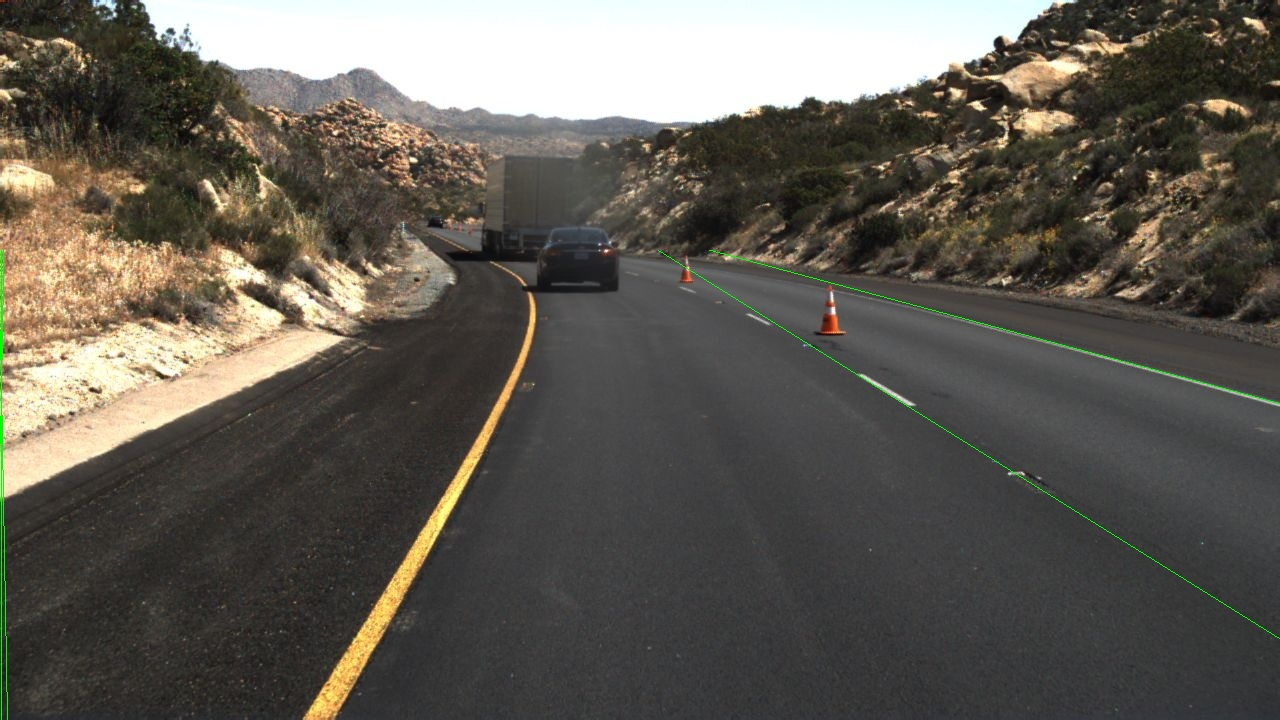
//> input picture result/clips/0531/1492628791892679406/20.jpg, 1280 x 720 px
$ ./LaneDetection   (built with g++ and OpenCV 4)
//> lines starting //> are read from the running program, lines starting //| are printed output that depends on the picture; after the words box and inside, x2 and y2 are one past the last pixel; in counts of white or black regions, pixels touching at a corner belong together
#include<opencv2/opencv.hpp>
#include<iostream>
#include<cmath>
#include<fstream>
using namespace std;
using namespace cv;
#define PI 3.1416
#define min(a,b) (a<b?a:b)

//CheckMode: 0代表去除黑区域，1代表去除白区域; NeihborMode：0代表4邻域，1代表8邻域;
void RemoveSmallRegion(Mat& Src, Mat& Dst, int AreaLimit, int CheckMode, int NeihborMode)
{
	int RemoveCount = 0;       //记录除去的个数
	//记录每个像素点检验状态的标签，0代表未检查，1代表正在检查,2代表检查不合格（需要反转颜色），3代表检查合格或不需检查
	Mat Pointlabel = Mat::zeros(Src.size(), CV_8UC1);

	if (CheckMode == 1)
	{
		cout << "Mode: 去除小区域. ";
		for (int i = 0; i < Src.rows; ++i)
		{
			uchar* iData = Src.ptr<uchar>(i);
			uchar* iLabel = Pointlabel.ptr<uchar>(i);
			for (int j = 0; j < Src.cols; ++j)
			{
				if (iData[j] < 10)
				{
					iLabel[j] = 3;
				}
			}
		}
	}
	else
	{
		cout << "Mode: 去除孔洞. ";
		for (int i = 0; i < Src.rows; ++i)
		{
			uchar* iData = Src.ptr<uchar>(i);
			uchar* iLabel = Pointlabel.ptr<uchar>(i);
			for (int j = 0; j < Src.cols; ++j)
			{
				if (iData[j] > 10)
				{
					iLabel[j] = 3;
				}
			}
		}
	}

	vector<Point2i> NeihborPos;  //记录邻域点位置
	NeihborPos.push_back(Point2i(-1, 0));
	NeihborPos.push_back(Point2i(1, 0));
	NeihborPos.push_back(Point2i(0, -1));
	NeihborPos.push_back(Point2i(0, 1));
	if (NeihborMode == 1)
	{
		cout << "Neighbor mode: 8邻域." << endl;
		NeihborPos.push_back(Point2i(-1, -1));
		NeihborPos.push_back(Point2i(-1, 1));
		NeihborPos.push_back(Point2i(1, -1));
		NeihborPos.push_back(Point2i(1, 1));
	}
	else cout << "Neighbor mode: 4邻域." << endl;
	int NeihborCount = 4 + 4 * NeihborMode;
	int CurrX = 0, CurrY = 0;
	//开始检测
	for (int i = 0; i < Src.rows; ++i)
	{
		uchar* iLabel = Pointlabel.ptr<uchar>(i);
		for (int j = 0; j < Src.cols; ++j)
		{
			if (iLabel[j] == 0)
			{
				//********开始该点处的检查**********
				vector<Point2i> GrowBuffer;                                      //堆栈，用于存储生长点
				GrowBuffer.push_back(Point2i(j, i));
				Pointlabel.at<uchar>(i, j) = 1;
				int CheckResult = 0;                                               //用于判断结果（是否超出大小），0为未超出，1为超出

				for (int z = 0; z < GrowBuffer.size(); z++)
				{

					for (int q = 0; q < NeihborCount; q++)                                      //检查四个邻域点
					{
						CurrX = GrowBuffer.at(z).x + NeihborPos.at(q).x;
						CurrY = GrowBuffer.at(z).y + NeihborPos.at(q).y;
						if (CurrX >= 0 && CurrX < Src.cols && CurrY >= 0 && CurrY < Src.rows)  //防止越界
						{
							if (Pointlabel.at<uchar>(CurrY, CurrX) == 0)
							{
								GrowBuffer.push_back(Point2i(CurrX, CurrY));  //邻域点加入buffer
								Pointlabel.at<uchar>(CurrY, CurrX) = 1;           //更新邻域点的检查标签，避免重复检查
							}
						}
					}

				}
				if (GrowBuffer.size() > AreaLimit) CheckResult = 2;                 //判断结果（是否超出限定的大小），1为未超出，2为超出
				else { CheckResult = 1;   RemoveCount++; }
				for (int z = 0; z < GrowBuffer.size(); z++)                         //更新Label记录
				{
					CurrX = GrowBuffer.at(z).x;
					CurrY = GrowBuffer.at(z).y;
					Pointlabel.at<uchar>(CurrY, CurrX) += CheckResult;
				}


			}
		}
	}

	CheckMode = 255 * (1 - CheckMode);
	//开始反转面积过小的区域
	for (int i = 0; i < Src.rows; ++i)
	{
		uchar* iData = Src.ptr<uchar>(i);
		uchar* iDstData = Dst.ptr<uchar>(i);
		uchar* iLabel = Pointlabel.ptr<uchar>(i);
		for (int j = 0; j < Src.cols; ++j)
		{
			if (iLabel[j] == 2)
			{
				iDstData[j] = CheckMode;
			}
			else if (iLabel[j] == 3)
			{
				iDstData[j] = iData[j];
			}
		}
	}
	Pointlabel.release();
	cout << RemoveCount << " objects removed." << endl;
}

void myGaus2Binary(cv::Mat& src, cv::Mat& dst)
{
	if (!src.data) return;
	cv::Mat temp(src.size(), src.type());
	for (int i = 0; i < src.rows; i++)
	{
		for (int j = 0; j < src.cols; j++)
		{
			if (i >= 0 && i <= 350)
			{
				temp.at<uchar>(i, j) = 0;
			}
			else
			{
				if(src.at<uchar>(i, j) > 150 && src.at<uchar>(i, j) < 255)
				{
					temp.at<uchar>(i, j) = 255;
				}
				else
					temp.at<uchar>(i, j) = 0;
			}
		}
	}
	temp.copyTo(dst);
	temp.release();
}

void myRGB2GRAY(cv::Mat& src, cv::Mat& gray, int width, int height)
{
	vector<cv::Mat> channels;
	cv::split(src, channels);
	cv::Mat red, green, blue;
	blue = channels.at(0);
	green = channels.at(1);
	red = channels.at(2);

	for (int i = 0; i < height; i++)
	{
		for (int j = 0; j < width; j++)
		{
			gray.at<uchar>(i, j) = blue.at<uchar>(i, j) * 0.1140 + green.at<uchar>(i, j) * 0.5870 + red.at<uchar>(i, j) * 0.2989;
		}
	}
	//cv::imshow("gray image", gray_img);
	red.release();
	green.release();
	blue.release();
}

void myHist(cv::Mat& src, cv::Mat& dst)
{
	int height, width = 0;
	height = src.rows;
	width = src.cols;
	int gray[256] = { 0 };  //记录每个灰度级别下的像素个数
	double gray_prob[256] = { 0 };  //记录灰度分布密度
	double gray_distribution[256] = { 0 };  //记录累计密度
	int gray_new[256] = { 0 };  //均衡化后的灰度值
	int value;
	int sum = width * height;
	//统计每个灰度下的像素个数
	for (int i = 0; i < height; i++)
	{
		uchar* p = src.ptr<uchar>(i);
		for (int j = 0; j < width; j++)
		{
			value = p[j];
			gray[value]++;
		}
	}

	//统计灰度频率
	for (int i = 0; i < 256; i++)
	{
		gray_prob[i] = ((double)gray[i] / sum);
	}

	//计算累计密度
	gray_distribution[0] = gray_prob[0];
	for (int i = 1; i < 256; i++)
	{
		gray_distribution[i] = gray_prob[i] + gray_distribution[i - 1];
	}

	//重新计算均衡化后的灰度值，四舍五入
	for (int i = 0; i < 256; i++)
	{
		gray_new[i] = round(gray_distribution[i] * 255);
	}
	for (int i = 0; i < width; i++)
	{
		uchar* p = dst.ptr<uchar>(i);
		for (int j = 0; j < height; j++)
		{
			p[j] = gray_new[p[j]];
		}
	}
	src.copyTo(dst);
	src.release();
}

double** getGuassionArray(int size, double sigma) {
	int i, j;
	double sum = 0.0;
	int center = size; //以第一个点的坐标为原点，求出中心点的坐标

	double** arr = new double* [size];//建立一个size*size大小的二维数组
	for (i = 0; i < size; ++i)
		arr[i] = new double[size];

	for (i = 0; i < size; ++i)
		for (j = 0; j < size; ++j) {
			arr[i][j] = exp(-((i - center) * (i - center) + (j - center) * (j - center)) / (sigma * sigma * 2));
			sum += arr[i][j];
		}
	for (i = 0; i < size; ++i)
		for (j = 0; j < size; ++j)
			arr[i][j] /= sum;
	return arr;
}

void myGaussian(cv::Mat& src, cv::Mat& dst, int ksize, int sigma)
{
	if (!src.data) return;
	double** arr;
	cv::Mat temp(src.size(), src.type());
	for (int i = 0; i < src.rows; ++i)
		for (int j = 0; j < src.cols; ++j) {
			//边缘不进行处理
			if ((i - 1) > 0 && (i + 1) < src.rows && (j - 1) > 0 && (j + 1) < src.cols) {
				//输入 size & sigma
				arr = getGuassionArray(ksize, sigma);
				temp.at<uchar>(i, j) = 0;
				for (int x = 0; x < 3; ++x) {
					for (int y = 0; y < 3; ++y) {
						temp.at<uchar>(i, j) += arr[x][y] * src.at<uchar>(i + 1 - x, j + 1 - y);
					}
				}
			}
		}
	temp.copyTo(dst);
	temp.release();
}

void myCloseOp(cv::Mat& src, cv::Mat& dst)
{
	Mat temp = Mat::zeros(src.size(), CV_8UC1);
	src.copyTo(temp);
	int height_B = 2;
	int width_B = 2;
	int height = src.rows;
	int width = src.cols;
	int flag = 0;
	//先膨胀
	src.copyTo(temp);
	for (int i = 0; i < height; i++)
	{
		for (int j = 0; j < width; j++)
		{
			flag = 1;
			for (int m = i - height_B / 2; m < i + height_B / 2 + 1; m++)
			{
				for (int n = j - width_B / 2; n < j + width_B / 2 + 1; n++)
				{
					if (m < 0 || n < 0 || m >= height || n >= width) continue;
					//自身及领域中若有一个为0
					//则将该点设为0
					if (temp.at<uchar>(i, j) != 0 || temp.at<uchar>(m, n) != 0)
					{
						flag = 0;
						break;
					}
				}
				if (flag == 0)
				{
					break;
				}
			}
			if (flag == 0)
			{
				src.at<uchar>(i, j) = 255;
			}
			else
			{
				src.at<uchar>(i, j) = 0;
			}
		}
	}
	//再腐蚀
	height_B = 1;
	width_B = 1;
	//对于每一个kernel，如果全是白色，则将白色全部变为黑色
	for (int i = 250; i < height - height_B / 2; i++)
	{
		for (int j = width_B / 2; j < width - width_B / 2; j++)
		{
			flag = 0;
			for (int m = i - height_B / 2; m < i + height_B / 2 + 1; m++)
			{
				for (int n = j - width_B / 2; n < j + width_B/2 + 1; n++)
				{
					if(temp.at<uchar>(i, j) == 255 && temp.at<uchar>(m, n) == 255)
					{
						flag = 1;
						continue;
					}
					//有一个不等于255
					else if (temp.at<uchar>(i, j) ==255 && temp.at<uchar>(m, n) == 0)
					{
						flag = 3;
						break;
					}
				}
				if(flag == 3)
				{
					break;
				}
			}
			if (flag == 1)
			{
				for (int n = j - width_B; n < j + width_B; n++)
				{
					src.at<uchar>(i, j) = 0;
				}
			}
			else if(flag == 3)
			{
				src.at<uchar>(i, j) = 255;
			}
		}
	}
	src.copyTo(dst);
}


//求九个数的中值
uchar Median(uchar n1, uchar n2, uchar n3, uchar n4, uchar n5,
	uchar n6, uchar n7, uchar n8, uchar n9) {
	uchar arr[9];
	arr[0] = n1;
	arr[1] = n2;
	arr[2] = n3;
	arr[3] = n4;
	arr[4] = n5;
	arr[5] = n6;
	arr[6] = n7;
	arr[7] = n8;
	arr[8] = n9;
	for (int gap = 9 / 2; gap > 0; gap /= 2)//希尔排序
		for (int i = gap; i < 9; ++i)
			for (int j = i - gap; j >= 0 && arr[j] > arr[j + gap]; j -= gap)
				swap(arr[j], arr[j + gap]);
	return arr[4];//返回中值
}

//中值滤波函数
void MedianFlitering(const Mat& src, Mat& dst)
{
	if (!src.data)return;
	Mat _dst(src.size(), src.type());
	for (int i = 0; i < src.rows; ++i)
		for (int j = 0; j < src.cols; ++j) {
			if ((i - 1) > 0 && (i + 1) < src.rows && (j - 1) > 0 && (j + 1) < src.cols) {
				_dst.at<uchar>(i, j) = Median(src.at<uchar>(i, j), src.at<uchar>(i + 1, j + 1),
					src.at<uchar>(i + 1, j), src.at<uchar>(i, j + 1), src.at<uchar>(i + 1, j - 1),
					src.at<uchar>(i - 1, j + 1), src.at<uchar>(i - 1, j), src.at<uchar>(i, j - 1),
					src.at<uchar>(i - 1, j - 1));
			}
			else
				_dst.at<uchar>(i, j) = src.at<uchar>(i, j);
		}
	_dst.copyTo(dst);
	_dst.release();
}


std::vector<int> hough_line_detect(cv::Mat img, int threshold)
{
	int row, col;
	int i, k;
	//参数空间的参数极角angle(角度)，极径p;
	int angle, p;

	//累加器
	int** socboard;
	int* buf;
	int w, h;
	w = img.cols;
	h = img.rows;
	int Size;
	int offset;
	std::vector<int> lines;
	//申请累加器空间并初始化
	Size = w * w + h * h;
	Size = 2 * sqrt(Size) + 100;
	offset = Size / 2;
	cout << "offset: " << offset << endl;
	socboard = (int**)malloc(Size * sizeof(int*));
	if (!socboard)
	{
		printf("mem err\n");
		return lines;
	}

	for (i = 0; i < Size; i++)
	{
		socboard[i] = (int*)malloc(181 * sizeof(int));
		if (socboard[i] == NULL)
		{
			printf("buf err\n");
			return lines;
		}
		memset(socboard[i], 0, 181 * sizeof(int));
	}

	//遍历图像并投票
	int src_data;
	p = 0;
	for (row = 0; row < img.rows; row++)
	{
		for (col = 0; col < img.cols; col++)
		{
			//获取像素点
			src_data = img.at<uchar>(row, col);
			if (src_data == 255)
			{
				for (angle = 0; angle < 181; angle++)
				{
					p = col * cos(angle * PI / 180.0) + row * sin(angle * PI / 180.0) + offset;
					//错误处理
					if (p < 0)
					{
						printf("at (%d,%d),angle:%d,p:%d\n", col, row, angle, p);
						printf("warrning!");
						printf("size:%d\n", Size / 2);
						continue;
					}
					//投票计分
					socboard[p][angle]++;
				}
			}
		}
	}

	//遍历计分板，选出符合阈值条件的直线
	//int count = 0;
	int Max = 0;
	int kp, kt, r;
	kp = 0;
	kt = 0;
	for (i = 0; i < Size; i++)//p
	{
		for (k = 0; k < 181; k++)//角度0-180
		{
			if (socboard[i][k] > Max)
			{
				Max = socboard[i][k];
				kp = i - offset;
				kt = k;
			}

			if (socboard[i][k] >= threshold)
			{
				r = i - offset;
				//lines_w.push_back(std::);
				//lines.push_back(-1.0 * float(std::cos(k * PI / 180) / std::sin(k * PI / 180)));
				//lines.push_back(float(r) / std::sin(k * PI / 180));
				lines.push_back(i - Size / 2);//rho
				lines.push_back(k);//angle
				//count++;
			}
		}
	}
	//释放资源
	for (int e = 0; e < Size; e++)
	{
		free(socboard[e]);
	}
	free(socboard);
	return lines;
}

int draw_lane(cv::Mat& src, vector<int> lines, int lines_num)
{
	cout << "lines_num: " << lines_num << endl;
	int final_line_num = 0;
	if (lines.empty() != 0) return 0;
	float rho0 = lines[0], theta0 = PI * lines[1] / 180;
	Point pt1, pt2;
	double a = cos(theta0), b = sin(theta0);
	double x0 = a * rho0, y0 = b * rho0;
	pt1.x = cvRound(x0 + 1000 * (-b));
	pt1.y = cvRound(y0 + 1000 * (a));
	pt2.x = cvRound(x0 - 1500 * (-b));
	pt2.y = cvRound(y0 - 1500 * (a));
	line(src, pt1, pt2, Scalar(0, 255, 0), 1);
	cout << "rho: " << lines[0] << " theta: " << lines[1] << endl;
	final_line_num++;
	for (size_t i = 0; i < lines_num; i++)
	{
		//平行的直线忽略
		if ((lines[2 * i + 1] > 75 && lines[2 * i + 1] < 105))
		{
			break;
		}
		//处理正常的直线
		float rho = lines[2 * i], theta = PI * lines[2 * i + 1] / 180;
		float deita_rho = float(abs(rho0-rho) / abs(rho0));
		float deita_theta = float(abs(theta0 - theta) / abs(theta));
		std::cout << "deita_rho : " << deita_rho << endl;
		std::cout << "deita_theta : " << deita_theta << endl;
		if (deita_rho < 1.5 && deita_theta < 1.5)
		{
			continue;
		}
		else
		{
			rho0 = rho;
			theta0 = theta;
		}
		cout << "rho: " << lines[2 * i] << " theta: " << lines[2 * i + 1] << endl;
		Point pt1, pt2;
		double a = cos(theta), b = sin(theta);
		double x0 = a * rho, y0 = b * rho;
		pt1.x = cvRound(x0 + 1000 * (-b));
		pt1.y = cvRound(y0 + 1000 * (a));
		pt2.x = cvRound(x0 - 1500 * (-b));
		pt2.y = cvRound(y0 - 1500 * (a));
		line(src, pt1, pt2, Scalar(0, 255, 0), 1);
		final_line_num++;
	}
	 return  final_line_num;
}


// [12 lines left out: function Write2txt, not called in this run]

int main(void)
{
	string src = "C:/Users/PC/Desktop/dip/src/";
	string file = "clips/0531/1492628791892679406/20.jpg";
	int hough_threshold = 50;
	string raw_iamge = src + file;
	//ifstream plist("C:/Users/PC/Desktop/DIP_homework/picture_list.txt", ios::in);
	//100个测试集
	cv::Mat image = cv::imread(raw_iamge);
//> image is the input picture: 720 rows x 1280 cols, CV_8UC3; mean B, G, R 82.7, 91, 95.1
	int width, height = 0;
	height = image.rows;
	width = image.cols;
	//std::cout << width << endl << height << endl;
	//imshow("src", image);
	//cv::waitKey(6000);

	cv::Mat gray_img = cv::Mat::zeros(height, width, CV_8UC1);
	cv::Mat Gaus_img = cv::Mat::zeros(height, width, CV_8UC1);
	cv::Mat Canny_img = cv::Mat::zeros(height, width, CV_8UC1);
	cv::Mat Hist_gray_img = cv::Mat::zeros(height, width, CV_8UC1);
	cv::Mat Binary_img = cv::Mat::zeros(height, width, CV_8UC1);
	cv::Mat remove_small_img = cv::Mat::zeros(height, width, CV_8UC1);
	cv::Mat close_img = cv::Mat::zeros(height, width, CV_8UC1);
	cv::Mat blur_img = cv::Mat::zeros(height, width, CV_8UC1);
	cv::Mat hough_img = cv::Mat::zeros(height, width, CV_8UC1);
	cv::Mat lane_img = cv::Mat::zeros(height, width, CV_8UC1);

	//创建mask
	Mat mask_up = cv::Mat::zeros(height, width, CV_8UC1);
	Mat up_image = cv::Mat::zeros(height, width, CV_8UC1);
	Rect r1(0, 0, 1280, 250);
	mask_up(r1).setTo(255);
	image.copyTo(up_image, mask_up);
	//imshow("mask", up_image);
	//转灰度图
	myRGB2GRAY(image, gray_img, width, height);
//> in myRGB2GRAY, `cv::split(src, channels);`:
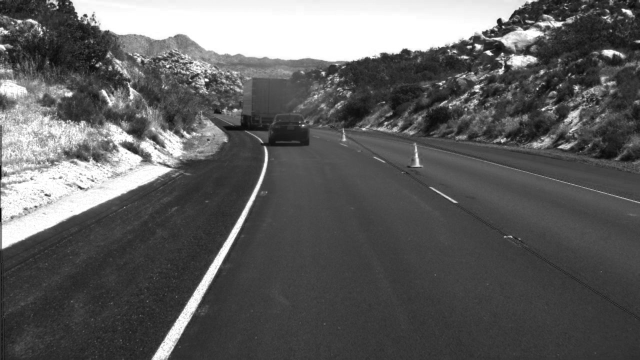
//> channels[2]: 720 rows x 1280 cols, CV_8UC1 (shown at 1/2 size); min 0, max 255, mean 95.1
	//imshow("gray", gray_img);
	//直方图均衡化
	myHist(gray_img, Hist_gray_img);
//> the loop in myHist, `for (int i = 0; i < height; i++)` made 720 passes
//> value on passes 1 to 3: 99, 97, 102
//> after the loop in myHist, `for (int i = 0; i < height; i++)`: value = 49; gray = 256 values, max 48338 at index 254, min 0 at index 0, mean 3600
//> after the loop in myHist, `for (int i = 0; i < 256; i++)`: gray_prob = 256 values, max 0.0525 at index 254, min 0 at index 0, mean 0.00391
//> after the loop in myHist, `for (int i = 1; i < 256; i++)`: gray_distribution = 256 values from 0 to 1
//> after the loop in myHist, `for (int i = 0; i < 256; i++)`: gray_new = 256 values from 0 to 255
	//imshow("Hist_gray", Hist_gray_img);

	//高斯滤波,输入卷积核size和sigma
	int ksize = 3, sigma = 1.5;
	myGaussian(Hist_gray_img, Gaus_img, ksize, sigma);
	//cv::imshow("Gaus_img",Gaus_img);

	//双阈值二值化
	myGaus2Binary(Gaus_img, Binary_img);
//> after the loop in myGaus2Binary, `for (int i = 0; i < src.rows; i++)`:
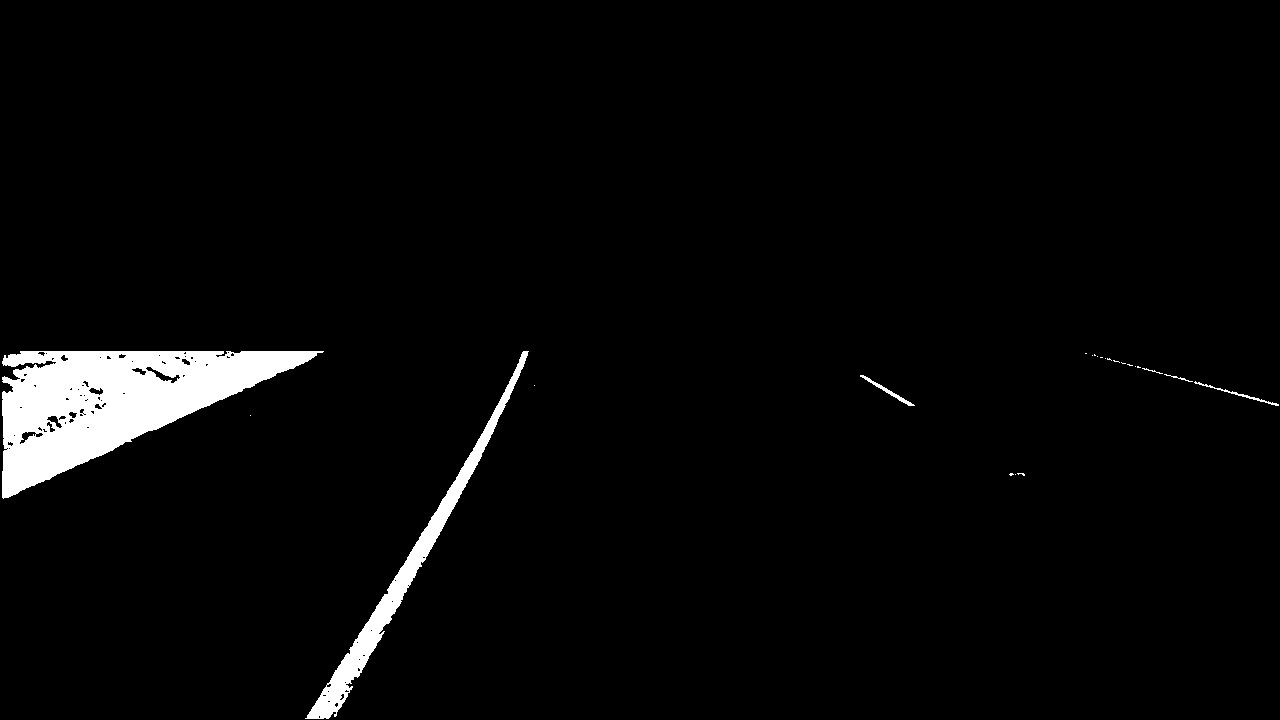
//> temp: 720 rows x 1280 cols, CV_8UC1; 3.2% white; 23 white regions (17 under 20 px), largest, box (x1, y1, x2, y2) and area: (2, 351, 324, 499) 22938, (305, 351, 529, 719) 6217, (860, 375, 915, 406) 208, (1194, 381, 1279, 406) 182, (1164, 374, 1193, 382) 41, (1142, 368, 1163, 374) 27
	cv::imshow("New Binary", Binary_img);

	//边缘平滑
	MedianFlitering(Binary_img, blur_img);
	//cv::imshow("blur", blur_img);

	//去除小区域
	RemoveSmallRegion(blur_img, remove_small_img, 20, 1, 1);
//> after the loop in RemoveSmallRegion, `for (int i = 0; i < Src.rows; ++i)`:
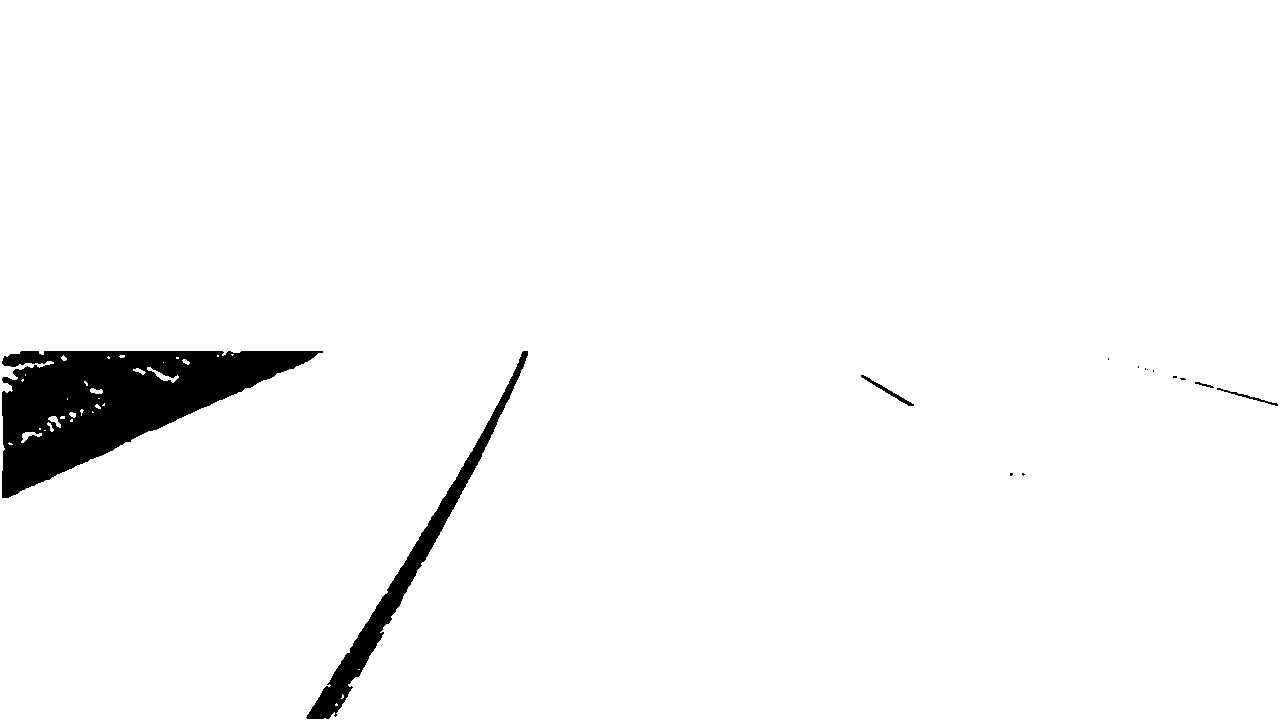
//> Pointlabel: 720 rows x 1280 cols, CV_8UC1; values 0 (black) and 3 (white), 96.8% white; 14 black regions (9 under 20 px), largest, box (x1, y1, x2, y2) and area: (2, 351, 323, 498) 23086, (306, 351, 528, 719) 6246, (861, 375, 914, 406) 205, (1217, 388, 1278, 406) 135, (1195, 382, 1214, 388) 40
//> after the loop in RemoveSmallRegion, `for (int i = 0; i < Src.rows; ++i)`:
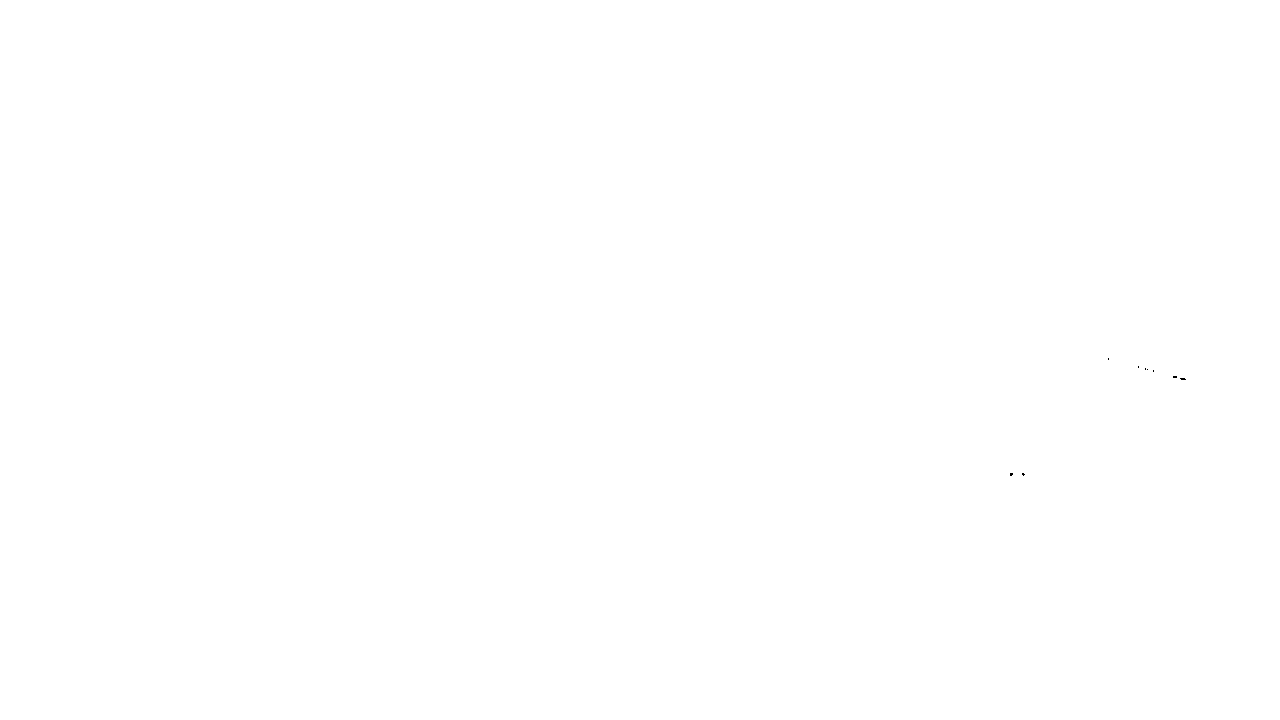
//> Pointlabel: 720 rows x 1280 cols, CV_8UC1; values 2 (black) and 3 (white), 100% white; black in thin lines or dots, all inside (x1, y1, x2, y2) = (1010, 358, 1186, 476)
//> after the loop in RemoveSmallRegion, `for (int i = 0; i < Src.rows; ++i)`: CurrX = 1023; CurrY = 475; RemoveCount = 9
//> (the rest of the program and of its run is left out)
